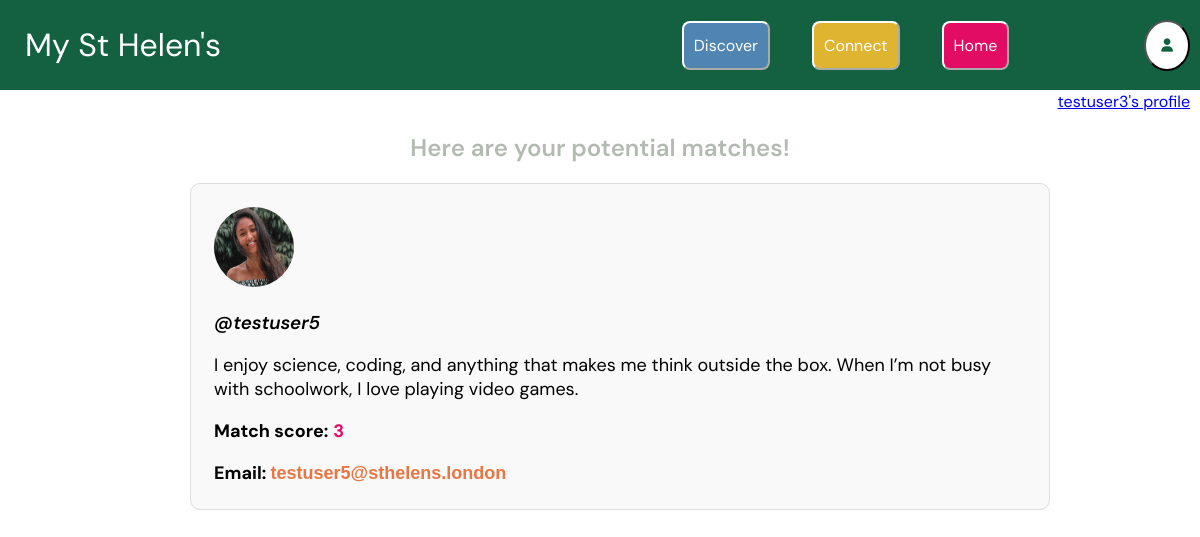
The app's page /connect/ (signed in) with its own data.
### core/models.py (models this page shows, shortened)
class Student(models.Model):
    user = models.OneToOneField(User, on_delete=models.CASCADE)

class Profile(models.Model):
    user = models.ForeignKey(User, on_delete=models.CASCADE) #gets the user logged in
    bio = models.TextField(blank=True) #each profile should contain a bio
    profileimg = models.ImageField(upload_to='profile_images', default='blank_profile_image.png') #default profile image is blank
    YEAR_GROUP_CHOICES = [
        ('7', 'Year 7'),
        ('8', 'Year 8'),
        ('9', 'Year 9'),
        ('10', 'Year 10'),
        ('11', 'Year 11'),
        ('12', 'Year 12'),
        ('13', 'Year 13'),
    ] #tuple to give a drop down list of year group choices, as per Django's language
    year_group = models.CharField(max_length=7, choices=YEAR_GROUP_CHOICES, blank=True, null=True)

### core/views.py (the view)
# urls.py: path("connect/", views.connect, name="connect"),
@login_required(login_url="login")
def connect(request):
    current_student = request.user.student #retrieves the current user
    current_student_responses = Response.objects.filter(student=current_student) #gets all the user's responses
    other_responses = Response.objects.exclude(student=current_student) #gets all other responses except the user's
    matches = [] #creates the matches list
    viewed_students = [] #creates a list for students who have been searched already to prevent duplicates
    for response in other_responses:
        student_response = current_student_responses.filter(question=response.question).first() #filters responses based on the question
        if student_response: #if the student has answered
            score = calculate_match_score(current_student,response.student) #calls the matching algorithm
            if score>=3 and response.student not in viewed_students: #only show a match if they have a score greater than 3 and they are not in the list already
                matched_student = response.student
                matched_user = matched_student.user #retrieves the user information of the matched student
                matched_profile = Profile.objects.get(user=matched_user) #retrieves that user's profile
                if matched_student: #only if matched_student is valid
                    matches.append ({
                        'student':matched_student,
                        'score':score,
                        'username':matched_user.username, #gets their username from user model
                        'email':matched_user.email, #gets their email from user model
                        'bio':matched_profile.bio, #gets their bio from profile model
                        'profileimg':matched_profile.profileimg.url #gets their profileimg from profile model
                    }) #adds the user to the matches list
                    viewed_students.append(matched_student) #appends the student to the viewed list
    matches = sorted(matches, key=lambda x:x['score'], reverse=True) #sorts the list in descending order so matches go by highest to lowest
    return render (request, "connect.html", {'matches':matches})

### core/functions/matching.py (called while the page is built)
def get_responses (user):
    responses = Response.objects.filter(student=user) #gets each response (from response model)
    return{response.question_id: response.option_id for response in responses} #returns all the user's responses to each question in a dictionary

def calculate_match_score (student_a, student_b):
    responses_a = get_responses(student_a)
    responses_b = get_responses(student_b)
    score = 0
    for question_id, option_id_a in responses_a.items(): #iterates through all the questions and responses for a student
        option_id_b = responses_b.get(question_id) #gets the question_id of the question, to find the correct option
        if question_id == 1: #the 1st question (asks what year group they are in) ~greatest influence
            if option_id_a == option_id_b:
                score += 3
        elif question_id == 5: #the 5th question (asks what personality type they have) ~medium influence
            if option_id_a == option_id_b:
                score += 2
        else: #all other questions
            if option_id_a == option_id_b:
                score += 1
    return score

### templates/connect.html (shortened to what this page needs)
{% extends "base.html" %}
{% load static %}
{% block style %}
<link rel="stylesheet" href="{% static 'core/post_style.css' %}">
<link rel="stylesheet" href="{% static 'core/style.css' %}">
<link rel="stylesheet" href="{% static 'core/match_style.css' %}">
<link rel="stylesheet" href="{% static 'core/nav.css' %}">
{% endblock %}
{% block content %}
<div class="topnav">
    <h1>My St Helen's</h1>
    <div class="button-container">
        <button class="button discoverbutton" onclick="window.location.href='/discover'">Discover</button>
        <button class="button connectbutton" onclick="window.location.href='/connect'">Connect</button>
        <button class="button homebutton" onclick="window.location.href='/'">Home</button>
        <button class="profileicon" onclick="window.location.href='/settings'"><i class ="fa-solid fa-user"></i></button>
    </div>
</div>
<div class ="topnav2">
    <p><a href="{% url 'profile' user.username %}"> {{user.username}}'s profile </a></p>
</div>
<h2>Here are your potential matches!</h2>
    {% if matches %}
        <ul>
            {% for match in matches %}
                <div class="match-card">
                    {% if match.profileimg %}
                        <img src="{{ match.profileimg }}" alt="Profile Image">
                    {% endif %}
                    <h3><a href="{% url 'profile' match.username %}">@{{ match.username }}</a></h3>
                    <p>{{ match.bio }}</p>
                    <p><strong>Match score:</strong> <span class="score">{{ match.score }} <span class="tooltip">How likely you are to match on a scale of 1-10</span></span></p>
                    <span class="email">Email: </span><span class = "email-address"><a href="mailto:{{match.email}}?subject=We're a Match!&body=Hi, I saw we matched on __ and I'd love to connect!">{{match.email}}</a></span>
                </div>
            {% endfor %}
        </ul>
    {% else %}
        <p>No matches found.</p>
    {% endif %}
{% endblock %}

### static/core/style.css (style rules this page uses)
h1 { color:#146344; font-family: 'DM Sans', sans-serif; text-align: center; font-weight: 600; font-size: xx-large; }
h2 { color:#acb5aced; font-family: 'DM Sans', sans-serif; text-align: center; font-weight: 600; font-size: x-large; }
h3 { color:black; font-family: 'DM Sans', Helvetica, sans-serif; text-align: center; font-style: italic; font-weight: 600; }
p { font-family: 'DM Sans', 'Helvetica', sans-serif; text-align: center; }

### static/core/match_style.css (style rules this page uses)
.match-card { border: 1px solid #ddd; border-radius: 10px; padding: 2%; background: #f9f9f9; margin-bottom: 3%; margin-inline: auto; width: 70%; }
.match-card h3, .match-card a { color:black; font-family: 'DM Sans', Helvetica, sans-serif; text-align: left; font-weight: 600; padding:0%; }
.match-card a { text-decoration: none; }
.match-card p { font-family: 'DM Sans', 'Helvetica', sans-serif; text-align: left; font-size: large; }
.match-card .email-address a { font-family: 'DM-Sans', Helvetica, sans-serif; color: #e97642; font-size: large; font-weight: bold; text-decoration: none; }
.score { font-weight: bold; color: #e30c64; }
.email { font-weight: bold; font-family: 'DM Sans', Helvetica, sans-serif; font-size: large; }
.match-card img { width: 80px; height: 80px; border-radius: 50%; margin-inline: auto; }

### static/core/nav.css (style rules this page uses)
html, body { margin: 0; padding: 0; width: 100%; overflow-x: hidden; }
.topnav { display: flex; align-items: center; justify-content: space-between; background-color: #146142; width: 100%; position: fixed; top: 0; left: 0; right: 0; height: 90px; padding: 0 20px; z-index: 1000; }
.topnav .button-container { display: flex; gap: 10px; }
.topnav .profileicon { background-color: white; border-radius: 60%; color:#146142; padding: 15px; margin-right: 30px; margin-top: 11px; margin-bottom: 11px; }
.topnav .connectbutton { background-color:#deb431; border-color: white; border-radius: 8px; color: white; text-align: center; padding: 12px 10px; margin-right: 16px; margin-left: 16px; margin-top: 12px; margin-bottom: 12px; text-decoration: none; font-size: 16px; font-family: 'DM Sans', sans-serif; }
.topnav .discoverbutton { background-color:#4f85b0; border-color: white; border-radius: 8px; color: white; text-align: center; padding: 12px 10px ; margin-right: 16px; margin-left: 16px; margin-top: 12px; margin-bottom: 12px; text-decoration: none; font-size: 16px; font-family: 'DM Sans', sans-serif; }
.topnav .homebutton { float: right; background-color:#e30c64; border-color: white; border-radius: 8px; color: white; text-align: center; padding: 12px 10px; margin-right: 125px; margin-left: 16px; margin-top: 12px; margin-bottom: 12px; text-decoration: none; font-size: 16px; font-family: 'DM Sans', sans-serif; }
.topnav h1 { font-family: 'DM Sans', sans-serif; font-weight:400; float: left; margin-left: 5px; color: white }
.topnav2 p { font-family: 'DM Sans', sans-serif; color: black; text-align: right; font-size: 16px; margin-right: 10px; padding-top: 75px; padding-bottom: 0%; }

### records on screen
Student: username "testuser5", bio "I enjoy science, coding, and anything that makes me think outside the box. When I’m not busy with schoolwork, I love playing video games.", score "3", email "testuser5@sthelens.london"

### other values on screen
{{ user.username }} "testuser3"
